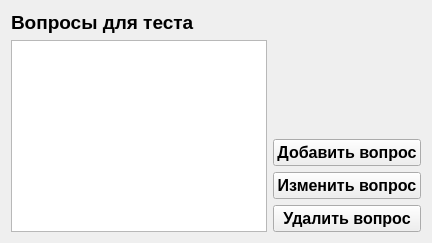
     <widget class="QWidget" name="tab_3">
      <attribute name="title">
       <string>База заданий</string>
      </attribute>
      <layout class="QVBoxLayout" name="verticalLayout_14">
       <item>
        <layout class="QVBoxLayout" name="verticalLayout_12">
         <item>
          <layout class="QHBoxLayout" name="horizontalLayout_4">
           <item>
            <widget class="QLabel" name="label_16">
             <property name="font">
              <font>
               <pointsize>14</pointsize>
               <bold>true</bold>
              </font>
             </property>
             <property name="text">
              <string>Вопросы для теста</string>
             </property>
            </widget>
           </item>
           <item>
            <spacer name="horizontalSpacer_4">
             <property name="orientation">
              <enum>Qt::Horizontal</enum>
             </property>
             <property name="sizeHint" stdset="0">
              <size>
               <width>40</width>
               <height>20</height>
              </size>
             </property>
            </spacer>
           </item>
          </layout>
         </item>
         <item>
          <layout class="QHBoxLayout" name="horizontalLayout_5">
           <item>
            <widget class="QTableView" name="tableView"/>
           </item>
           <item>
            <layout class="QVBoxLayout" name="verticalLayout_13">
             <item>
              <spacer name="verticalSpacer_15">
               <property name="orientation">
                <enum>Qt::Vertical</enum>
               </property>
               <property name="sizeHint" stdset="0">
                <size>
                 <width>20</width>
                 <height>40</height>
                </size>
               </property>
              </spacer>
             </item>
             <item>
              <widget class="QPushButton" name="pushButton_13">
               <property name="font">
                <font>
                 <pointsize>12</pointsize>
                 <bold>true</bold>
                 <underline>false</underline>
                 <strikeout>false</strikeout>
                </font>
               </property>
               <property name="text">
                <string>Добавить вопрос</string>
               </property>
              </widget>
             </item>
             <item>
              <widget class="QPushButton" name="pushButton_14">
               <property name="font">
                <font>
                 <pointsize>12</pointsize>
                 <bold>true</bold>
                 <underline>false</underline>
                 <strikeout>false</strikeout>
                </font>
               </property>
               <property name="text">
                <string>Изменить вопрос</string>
               </property>
              </widget>
             </item>
             <item>
              <widget class="QPushButton" name="pushButton_15">
               <property name="font">
                <font>
                 <pointsize>12</pointsize>
                 <bold>true</bold>
                 <underline>false</underline>
                 <strikeout>false</strikeout>
                </font>
               </property>
               <property name="text">
                <string>Удалить вопрос</string>
               </property>
              </widget>
             </item>
            </layout>
           </item>
          </layout>
         </item>
        </layout>
       </item>
      </layout>
     </widget>
